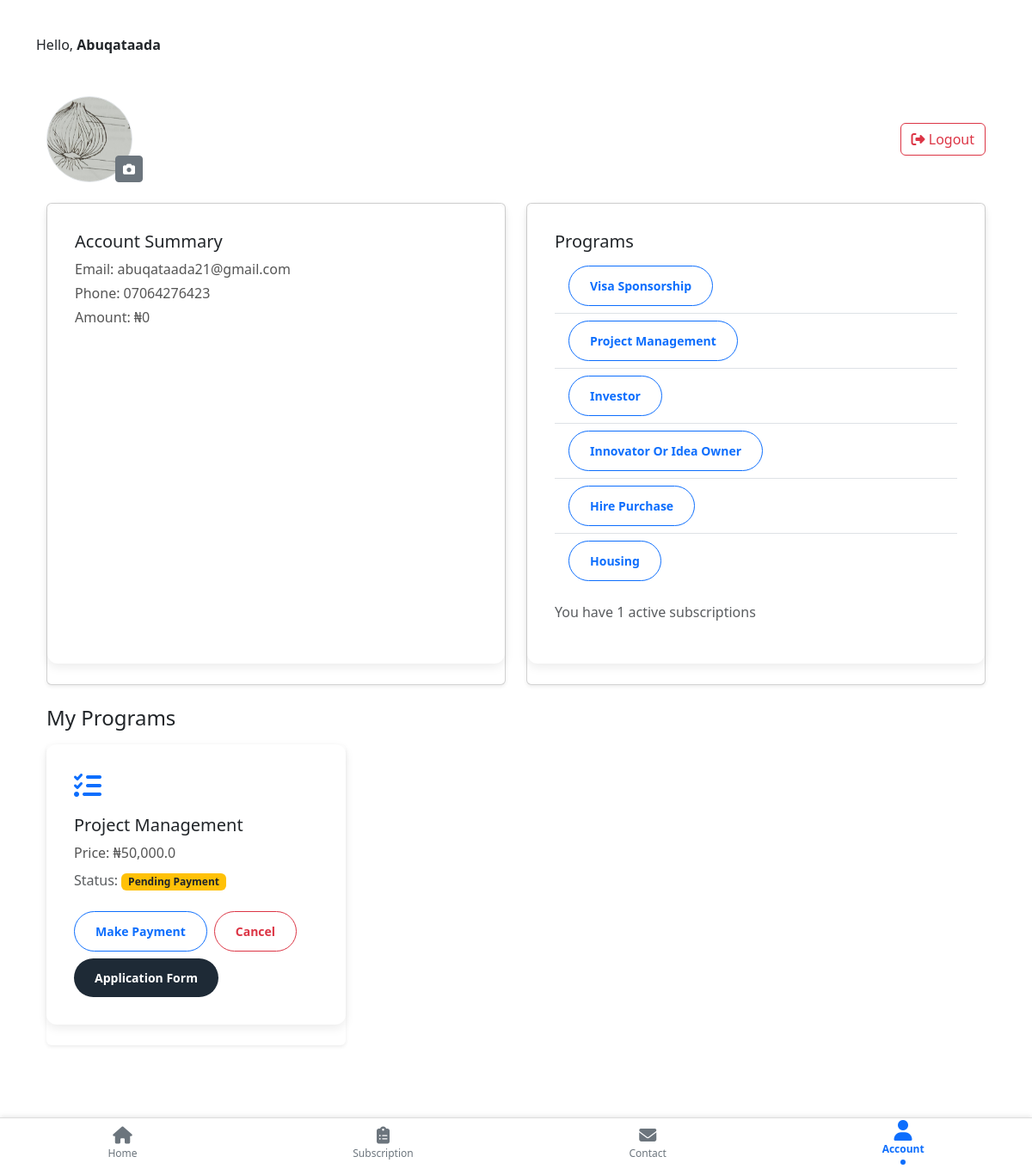
Page /dashboard (signed in) on the earlier database version.
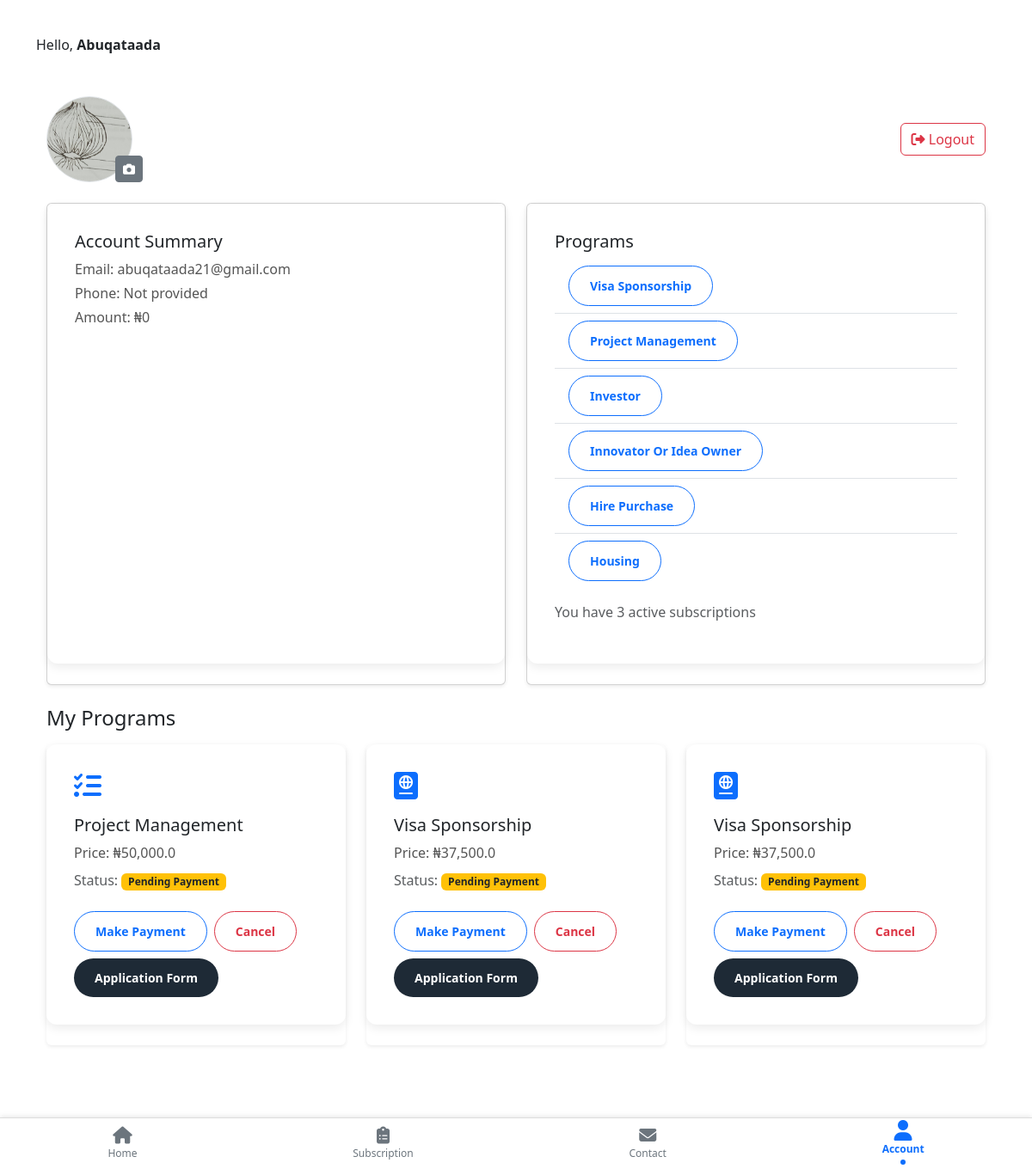
Same page on the later database version.
### app.py (models this page shows, shortened)
class User(db.Model, UserMixin):
    id = db.Column(db.Integer, primary_key=True)
    username = db.Column(db.String(150), nullable=False)
    first_name = db.Column(db.String(150), nullable=False)
    last_name = db.Column(db.String(150), nullable=False)
    town = db.Column(db.String(150), nullable=True)
    country = db.Column(db.String(150), nullable=True)
    phone = db.Column(db.String(150), nullable=True)
    email = db.Column(db.String(150), unique=True, nullable=False)
    password_hash = db.Column(db.String(200), nullable=False)
    is_admin = db.Column(db.Boolean, default=False)
    subscriptions = db.relationship('Subscription', backref='user', lazy=True)
    profile_picture = db.Column(db.String(200), nullable=True)
    def get_profile_picture_url(self):
        if self.profile_picture:
            return url_for('static', filename=f'uploads/{self.profile_picture}')
        return url_for('static', filename='images/profile.png')

class Subscription(db.Model):
    id = db.Column(db.Integer, primary_key=True)
    user_id = db.Column(db.Integer, db.ForeignKey('user.id'), nullable=False)
    program_id = db.Column(db.Integer, db.ForeignKey('program.id'), nullable=False)
    is_paid = db.Column(db.Boolean, default=False)
    payment_receipt = db.Column(db.String(200), nullable=True)  # uploaded filename
    created_at = db.Column(db.DateTime, default=datetime.now(timezone.utc))
    status = db.Column(db.String(100), default='pending', nullable=False)

class Program(db.Model):
    id = db.Column(db.Integer, primary_key=True)
    name = db.Column(db.String(100), nullable=False)
    slug = db.Column(db.String(100), unique=True, nullable=False)
    price = db.Column(db.Float, nullable=False)
    icon = db.Column(db.String(50))
    subscriptions = db.relationship('Subscription', backref='program', lazy=True)

### app.py (the view)
@app.route('/dashboard')
@login_required
def dashboard():
    subscriptions = Subscription.query.filter_by(user_id=current_user.id).all()
    programs = Program.query.all()
    return render_template('dashboard.html', subscriptions=subscriptions, programs=programs)

### app.py (called while the page is built)
@login_manager.user_loader
def load_user(user_id):
    return User.query.get(int(user_id))

### templates/dashboard.html (shortened to what this page needs)
{% extends "dashboard_base.html" %}
{% block content %}
<div class="container my-5">
    <div class="row justify-content-between align-items-center">
        <div class="col-auto position-relative">
            <div class="profile-picture border rounded-circle overflow-hidden" style="width: 100px; height: 100px;">
                <img src="{{ url_for('static', filename='uploads/' + current_user.profile_picture) or url_for('static', filename='images/profile.png') }}"
                    alt="Profile Picture"
                    class="img-fluid w-100 h-100"
                    style="object-fit: cover;">
            </div>
            <button class="btn btn-sm btn-secondary position-absolute bottom-0 end-0"
                data-bs-toggle="modal" data-bs-target="#uploadProfilePictureModal">
                <i class="fas fa-camera"></i>
            </button>
        </div>
        <div class="col-auto">
            <a href="{{ url_for('logout') }}" class="btn btn-outline-danger">
                <i class="fas fa-sign-out-alt"></i> Logout
            </a>
        </div>
    </div><br>
    <div class="row">
        <div class="col-md-6 mb-4">
            <div class="card shadow-sm h-100">
                <div class="card-body">
                    <h5 class="card-title">Account Summary</h5>
                    <p class="mb-1">Email: {{ current_user.email }}</p>
                    <p class="mb-1">Phone: {{ current_user.phone or 'Not provided' }}</p>
                    <p>Amount: ₦{{ "{:,}".format(current_user.balance or 0) }}</p>
                </div>
            </div>
        </div>
        <div class="col-md-6 mb-4">
            <div class="card shadow-sm h-100">
                <div class="card-body">
                    <h5 class="card-title">Programs</h5>
                    <div class="program-list">
                        <ul class="list-group list-group-flush">
                            <li class="list-group-item d-flex justify-content-between align-items-center">
                                <a href="{{ url_for('payment_details', program_slug='visa') }}" class="btn btn-sm btn-outline-primary">Visa Sponsorship</a>
                            </li>
                            <li class="list-group-item d-flex justify-content-between align-items-center">
                                <a href="{{ url_for('payment_details', program_slug='project_management') }}" class="btn btn-sm btn-outline-primary">Project Management</a>
                            </li>
                            <li class="list-group-item d-flex justify-content-between align-items-center">
                                <a href="{{ url_for('payment_details', program_slug='investor') }}" class="btn btn-sm btn-outline-primary">Investor</a>
                            </li>
                            <li class="list-group-item d-flex justify-content-between align-items-center">
                                <a href="{{ url_for('payment_details', program_slug='innovator') }}" class="btn btn-sm btn-outline-primary">Innovator Or Idea Owner</a>
                            </li>
                            <li class="list-group-item d-flex justify-content-between align-items-center">
                                <a href="{{ url_for('payment_details', program_slug='hire_purchase') }}" class="btn btn-sm btn-outline-primary">Hire Purchase</a>
                            </li>
                            <li class="list-group-item d-flex justify-content-between align-items-center">
                                <a href="{{ url_for('payment_details', program_slug='housing') }}" class="btn btn-sm btn-outline-primary">Housing</a>
                            </li>
                        </ul>
                    </div>
                    <div class="mt-3">
                        <p class="small text-muted">You have {{ current_user.subscriptions|length }} active subscriptions</p>
                    </div>
                </div>
            </div>
        </div>
    </div>
    {% if subscriptions %}
    <div class="row mb-4">
        <div class="col-12">
            <h4 class="mb-3">My Programs</h4>
        </div>
        {% for user_sub in subscriptions %}
        <div class="col-md-4 mb-4">
            <div class="card shadow-sm border-0 h-100">
                <div class="card-body d-flex flex-column">
                    <div class="mb-3">
                        <i class="{{ user_sub.program.icon }} fa-2x text-primary"></i>
                    </div>
                    <h5 class="card-title">{{ user_sub.program.name }}</h5>
                    <p class="card-text mb-2">Price: ₦{{ "{:,}".format(user_sub.program.price) }}</p>
                    <p class="card-text small text-muted mb-4">
                        Status:
                        {% if user_sub.is_paid %}
                            <span class="badge bg-success">Active</span>
                                <a href="{{ url_for('apply_program', slug=user_sub.program.slug) }}"
                                class="btn btn-primary btn-sm flex-fill flex-grow-1 flex-md-grow-0">
                                Application Form
                                </a>
                        {% else %}
                            <span class="badge bg-warning text-dark">Pending Payment</span>
                        {% endif %}
                    </p>
                    {% if not user_sub.is_paid %}
                        <div class="mt-auto">
                            <div class="d-flex flex-wrap gap-2">
                                <a href="{{ url_for('payment_details', program_slug=user_sub.program.slug) }}"
                                class="btn btn-outline-primary btn-sm flex-fill flex-grow-1 flex-md-grow-0">
                                Make Payment
                                </a>
                                <button class="btn btn-outline-danger btn-sm flex-fill flex-grow-1 flex-md-grow-0"
                                        data-bs-toggle="modal"
                                        data-bs-target="#cancelModal{{ user_sub.id }}">
                                        Cancel
                                </button>
                                <a href="{{ url_for('apply_program', slug=user_sub.program.slug) }}"
                                class="btn btn-primary btn-sm flex-fill flex-grow-1 flex-md-grow-0">
                                Application Form
                                </a>
                            </div>
                        </div>
                        {% endif %}
                </div>
            </div>
        </div>
        {% endfor %}
    </div>
    {% endif %}
</div>
{% endblock %}

### templates/dashboard_base.html (shortened to what this page needs)
<!DOCTYPE html>
<html lang="en">
<head>
  <link href="https://cdn.jsdelivr.net/npm/bootstrap@5.3.3/dist/css/bootstrap.min.css" rel="stylesheet">
  <link rel="stylesheet" href="https://cdnjs.cloudflare.com/ajax/libs/font-awesome/6.4.0/css/all.min.css">
  <link rel="stylesheet" href="{{ url_for('static', filename='css/dashboard.css') }}">
  <link rel="stylesheet" href="{{ url_for('static', filename='css/contact.css') }}">
</head>
<body class="d-flex flex-column min-vh-100">
  <main class="container py-4 mb-5">
    Hello, <strong>{{ current_user.username }}</strong>
    {% block content %}{% endblock %}
  </main>
  {% include 'dashboard_navbar.html' %}
</body>
</html>

### templates/dashboard_navbar.html
<nav class="bottom-nav">
  <a href="{{ url_for('home') }}" class="{% if request.endpoint == 'home' %}active{% endif %}">
    <i class="fas fa-home"></i>
    Home
  </a>
  <a href="{{ url_for('choose_program') }}" class="{% if request.endpoint == 'subscription' %}active{% endif %}">
    <i class="fas fa-clipboard-list"></i>
    Subscription
  </a>
  <a href="{{ url_for('contact') }}" class="{% if request.endpoint == 'contact' %}active{% endif %}">
    <i class="fas fa-envelope"></i>
    Contact
  </a>
  <a href="{{ url_for('dashboard') }}" class="{% if request.endpoint == 'dashboard' %}active{% endif %}">
    <i class="fas fa-user"></i>
    Account
  </a>
</nav>

### static/css/dashboard.css (style rules this page uses)
.bottom-nav { position: fixed; bottom: 0; left: 0; right: 0; height: 60px; background: #ffffff; border-top: 1px solid #ddd; display: flex; justify-content: space-around; align-items: center; z-index: 1030; box-shadow: 0 -1px 6px rgba(0, 0, 0, 0.1); }
.bottom-nav a { flex-grow: 1; text-align: center; color: #6c757d; text-decoration: none; font-size: 12px; transition: all 0.3s; }
.bottom-nav a i { display: block; font-size: 20px; margin-bottom: 2px; }
.bottom-nav a.active { color: #0d6efd; font-weight: 600; }
.bottom-nav a.active i { transform: scale(1.2); color: #0d6efd; }
.bottom-nav a.active::after { content: ""; display: block; width: 6px; height: 6px; background: #0d6efd; border-radius: 50%; margin: 3px auto 0; }
.small { font-size: 0.875rem; color: #ffffff; }
.card-body { background: #ffffff; padding: 2rem; margin-bottom: 1.5rem; border-radius: 12px; border: none; box-shadow: 0 4px 12px rgba(0,0,0,0.08); transition: transform 0.3s ease, box-shadow 0.3s ease; }
.card-body p { font-size: 1rem; color: #555; margin-bottom: 1rem; line-height: 1.5; }
.card-body .btn { padding: 0.75rem 1.5rem; border-radius: 50px; font-weight: 600; transition: background 0.3s ease; }
.card-body .btn-primary { background: #1e2a36; border: none; }

Differences in the rows shown:
changed User "Abuqataada": phone "07064276423" → "Not provided"
added Subscription: program.name "Visa Sponsorship", is_paid "Pending Payment"
now on this page (row unchanged): Program: program.price "37,500.0"
added Subscription: program.name "Visa Sponsorship", is_paid "Pending Payment"
Other differences:
{{ current_user.subscriptions|length }}: "1" → "3"
